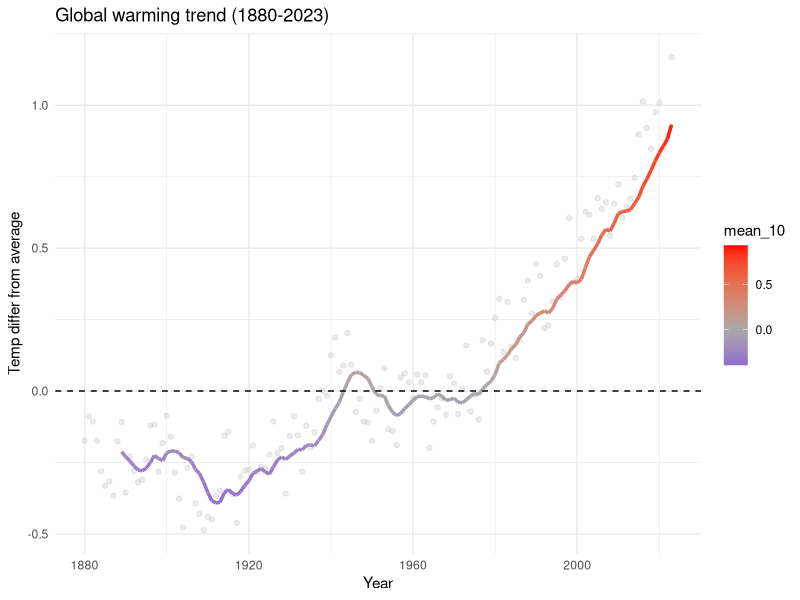
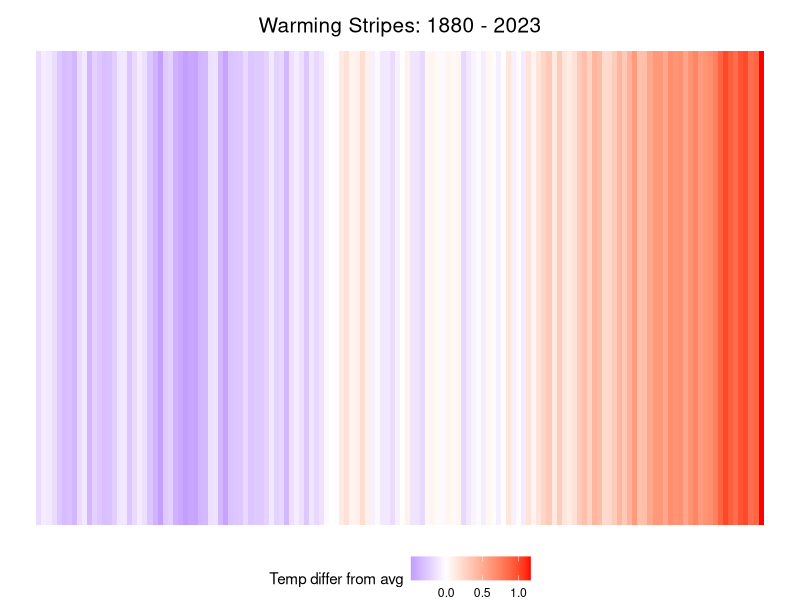

Write the R code that produced these figures, in order.
library(ggplot2)

pdf("projects/climate_change/result/climate_viz.pdf")

climate_df <- read.csv("data/climate_change/climate_change_cleaned.csv")

# 1. 趋势对比图
ggplot(climate_df, aes(x = Year)) +
    # 原始数据用浅色点表示
    geom_point(aes(y = Mean), alpha = 0.3, color = "gray") +
    # 10年滚动平均线用彩色粗线表示，增强视觉冲击
    geom_line(aes(y = mean_10, color = mean_10), size = 1.2) +
    # 零度基准线
    geom_hline(yintercept = 0, linetype = "dashed", col = "black") +
    scale_color_gradient2(low = "blue", mid = "darkgray", high = "red", midpoint = 0) +
    labs(
        title = "Global warming trend (1880-2023)",
        x = "Year", y = "Temp differ from average"
    ) +
    theme_minimal()


# 2. 气候条纹图
ggplot(climate_df, aes(x = Year, y = 1, fill = Mean)) +
    geom_tile() + # tile 会填满矩形空间
    scale_fill_gradient2(low = "blue", mid = "white", high = "red", midpoint = 0) +
    theme_void() +
    theme(
        plot.title = element_text(hjust = 0.5, size = 15, vjust = -1),
        legend.position = "bottom"
    ) +
    labs(title = "Warming Stripes: 1880 - 2023", fill = "Temp differ from avg")

dev.off()
